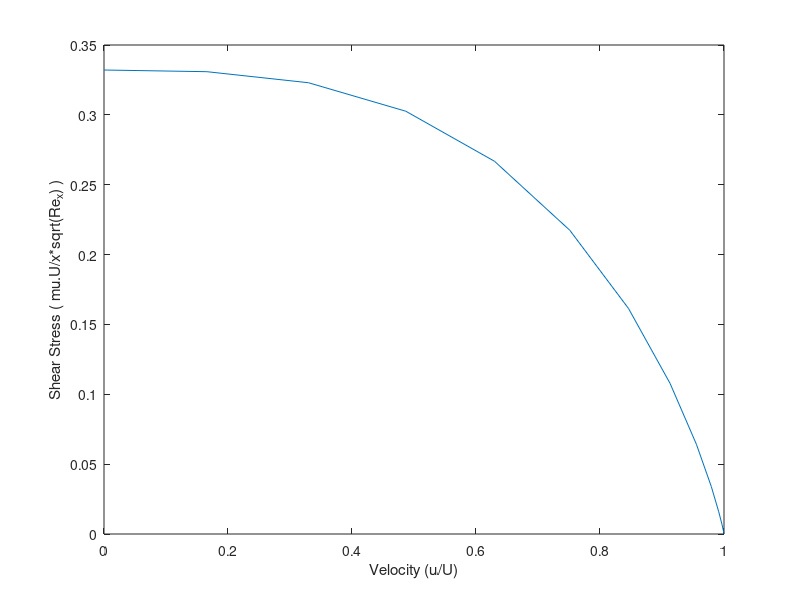
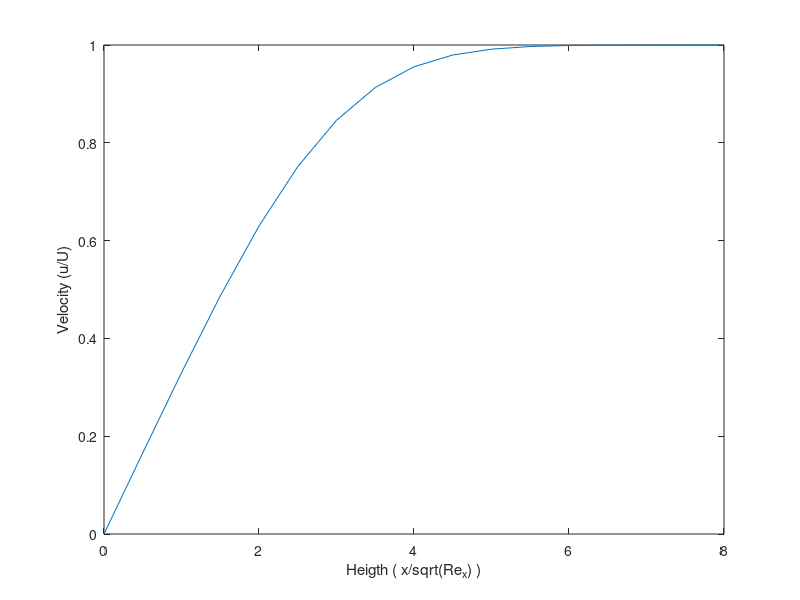
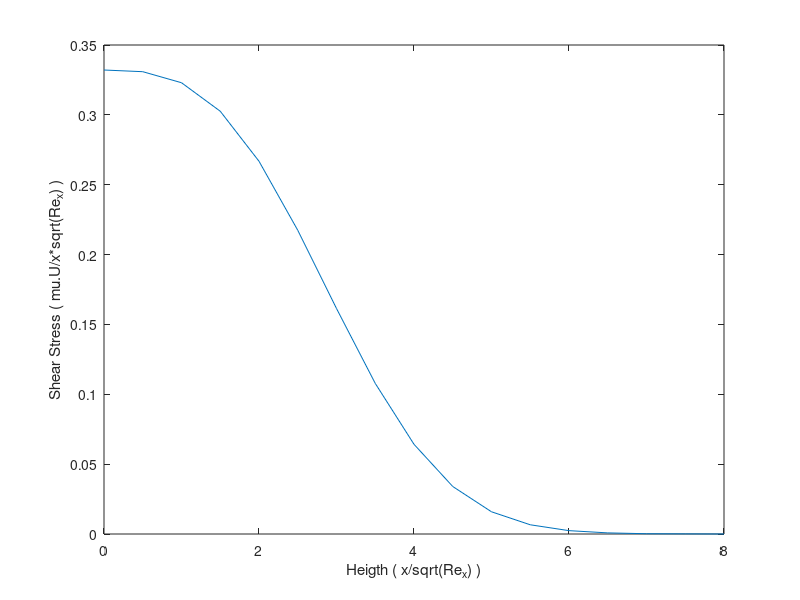

MATLAB code to generate these figures, in order:
clc
clear
close all

eta = 0:0.5:8;
d_f = [ 0 0.1659 0.3298 0.4868 0.6298 0.7513 0.846 0.913 0.9555 0.9795 0.9915...
    0.9969 0.999 0.9997 0.9999 1 1 ];
N = length(eta);
h = 0.5;

%disturbance thickness
delta = 4.5 + (0.99-0.9795)/(0.9915-0.9795) * 0.5

int_disp = 1 - d_f;
int_phi = d_f.* (1 - d_f);

%displacement thickness
delta_disp = h/2 * ( int_disp(1)+int_disp(N) ) + h*sum(int_disp(2:N-1)) 
%momentum thickness
delta_phi = h/2 * ( int_phi(1)+int_phi(N) ) + h*sum(int_phi(2:N-1))

%this part is to calculate third derivative of f
dd_f = [ 0.3321 0.3309 0.323 0.3026 0.2668 0.2174 0.1614 0.1078 0.0642 0.034...
    0.0159 0.0066 0.0024 0.0008 0.0002 0.0001 0];
for i=2:N-1
    ddd_f(i) = ( dd_f(i+1)-dd_f(i-1) )/0.5 ;
end
ddd_max=max(abs(ddd_f))
%error caused by Trapezoidal Rule integration (only for displacement thickness)
error_trap_disp = 8*h^2*ddd_max/12
%percent errors relative to values on the book
percent_error_delta = (abs(5-delta)/5)*100
percent_error_disp = (abs(1.721-delta_disp)/1.721)*100
percent_error_phi = (abs(0.664-delta_phi)/0.664)*100

tau_0 = dd_f(1)%shear stress at the surface in terms of (mu.U/x*sqrt(Re_x))
F_drag = 2*tau_0 %drag force in terms of b*L*rho*U^2/sqrt(Re_L)
c_drag = 2*F_drag %friction drag coefficient in terms of 1/sqrt(Re_L) 
percent_error_tau0 = (abs(0.332-tau_0)/0.332)*100
percent_error_F_drag = (abs(0.664-F_drag)/0.664)*100
percent_error_c_drag = (abs(1.328-c_drag)/1.328)*100

plot(d_f, dd_f)
xlabel('Velocity (u/U)')
ylabel('Shear Stress ( mu.U/x*sqrt(Re_x) )')

figure
plot(eta,d_f)
xlabel('Heigth ( x/sqrt(Re_x) )')
ylabel('Velocity (u/U)')

figure
plot(eta,dd_f)
xlabel('Heigth ( x/sqrt(Re_x) )')
ylabel('Shear Stress ( mu.U/x*sqrt(Re_x) )')
